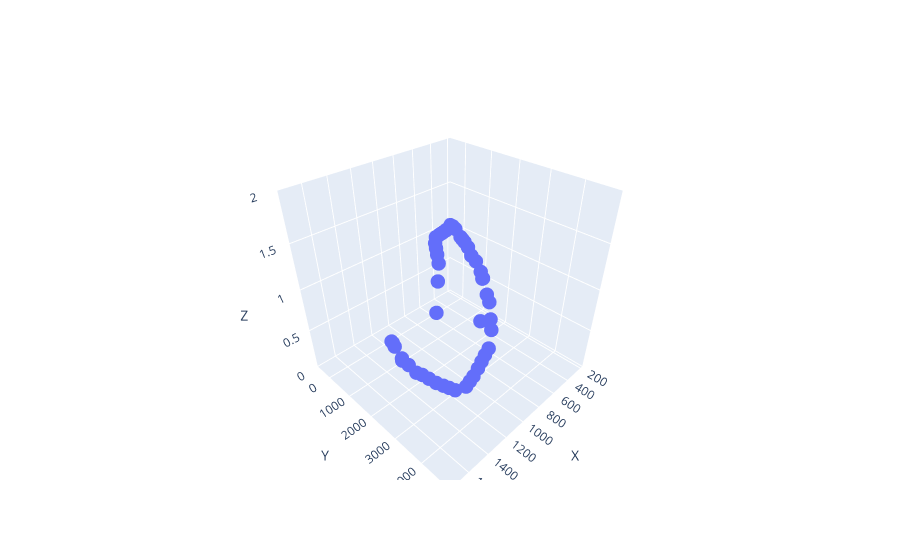

The notebook cell this image was saved under:
### Code cell
# get ball coordinates as an matrix of points
ball_points = ball_coordinates[['x', 'y']].values
#convert to float32
ball_points = np.array(ball_points, dtype=np.float32)
rectified_pts_ball = cv2.perspectiveTransform(ball_points.reshape(-1, 1, 2), M)
x = rectified_pts_ball[:, 0, 0]
y = rectified_pts_ball[:, 0, 1]
# bring the rectified points in 3d
d_3pts = []
for point in rectified_pts_ball:
    x, y = point[0]
    point_3d = np.array([x, y, 1])
    #point_3d = np.dot(np.linalg.inv(M), point_3d)
    d_3pts.append(point_3d)
d_3pts
d_3pts = np.array(d_3pts)
points_normalized = np.linalg.inv(K) @ d_3pts.T
points_3d = (np.linalg.inv(R) @ (points_normalized - t)).T
x = d_3pts[:, 0]
y = d_3pts[:, 1]
z = d_3pts[:, 2]

# Create Plotly figure
fig = go.Figure(data=[go.Scatter3d(x=x, y=y, z=z, mode='markers', marker=dict(size=5))])

fig.update_layout(scene=dict(xaxis_title='X', yaxis_title='Y', zaxis_title='Z'))

# Show plot
fig.show()
# Print the coordinates of original points in the new rectified image
# for point in rectified_pts_ball:
#     x, y = point[0]
#     #plot with cv2
#     cv2.circle(dst, (int(x), int(y)), 5, (0, 0, 255), -1)
#     # show image
#     cv2.imshow('points',dst)
#     if cv2.waitKey(100) & 0xFF == ord('q'):
#             break
# cv2.destroyAllWindows()

### Figure 1 — Plotly figure (JSON) as saved in the notebook; plotly's stock layout.template omitted (floating-point values rounded to 4 significant figures)
{"data": [{"marker": {"size": 5}, "mode": "markers", "type": "scatter3d", "x": [1241.0, 1241.0, 1241.0, 959.6, 771.5, 683.8, 614.4, 558.1, 478.6, 478.6, 427.1, 395.5, 364.5, 316.8, 319.2, 217.2, 217.2, 218.3, 219.5, 238.4, 237.3, 316.6, 316.6, 335.7, 356.9, 405.5, 405.5, 488.4, 528.7, 528.7, 620.0, 677.5, 685.0, 821.4, 879.9, 879.9, 1025.0, 1108.0, 1090.0, 1259.0, 1322.0, 1381.0, 1441.0, 1508.0, 1554.0, 1600.0, 1665.0, 1677.0, 1689.0, 1704.0, 1711.0, 1718.0, 1731.0, 1721.0, 1712.0, 1712.0, 1724.0, 1675.0, 1658.0, 1660.0], "y": [2605.0, 2605.0, 2605.0, 1629.0, 976.0, 591.8, 287.6, 40.95, -217.4, -217.4, -256.4, -275.3, -293.9, -330.1, -323.0, -487.3, -487.3, -415.2, -337.2, -177.0, -193.3, 320.6, 320.6, 465.7, 627.7, 937.6, 937.6, 1344.0, 1657.0, 1657.0, 2133.0, 2397.0, 2397.0, 2979.0, 3243.0, 3243.0, 3724.0, 3998.0, 3596.0, 4377.0, 4458.0, 4541.0, 4626.0, 4714.0, 4758.0, 4804.0, 4714.0, 4583.0, 4458.0, 4297.0, 4107.0, 3927.0, 3790.0, 3504.0, 3243.0, 3243.0, 3299.0, 2832.0, 2649.0, 2693.0], "z": [1, 1, 1, 1, 1, 1, 1, 1, 1, 1, 1, 1, 1, 1, 1, 1, 1, 1, 1, 1, 1, 1, 1, 1, 1, 1, 1, 1, 1, 1, 1, 1, 1, 1, 1, 1, 1, 1, 1, 1, 1, 1, 1, 1, 1, 1, 1, 1, 1, 1, 1, 1, 1, 1, 1, 1, 1, 1, 1, 1]}], "layout": {"scene": {"xaxis": {"title": {"text": "X"}}, "yaxis": {"title": {"text": "Y"}}, "zaxis": {"title": {"text": "Z"}}}}}
